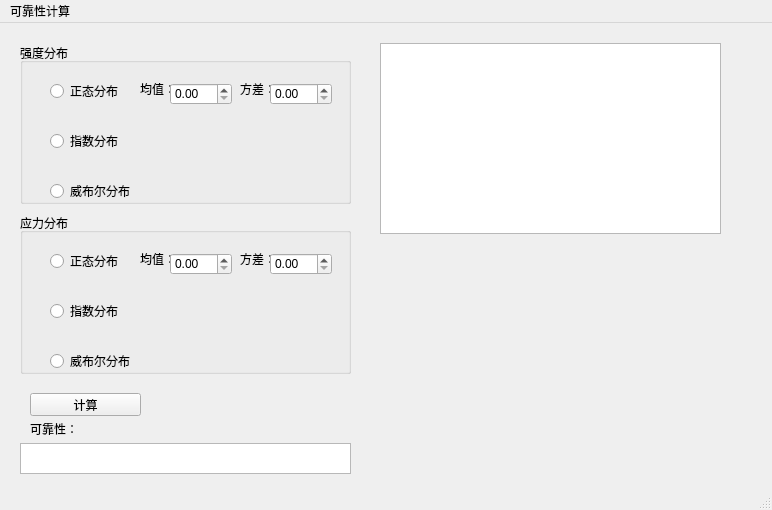
<?xml version="1.0" encoding="UTF-8"?>
<ui version="4.0">
 <class>MainWindow</class>
 <widget class="QMainWindow" name="MainWindow">
  <property name="geometry">
   <rect>
    <x>0</x>
    <y>0</y>
    <width>772</width>
    <height>510</height>
   </rect>
  </property>
  <property name="windowTitle">
   <string>可靠性</string>
  </property>
  <widget class="QWidget" name="centralwidget">
   <widget class="QGroupBox" name="groupBox">
    <property name="geometry">
     <rect>
      <x>20</x>
      <y>20</y>
      <width>331</width>
      <height>161</height>
     </rect>
    </property>
    <property name="title">
     <string>强度分布</string>
    </property>
    <widget class="QRadioButton" name="radioButton">
     <property name="geometry">
      <rect>
       <x>30</x>
       <y>40</y>
       <width>89</width>
       <height>16</height>
      </rect>
     </property>
     <property name="text">
      <string>正态分布</string>
     </property>
    </widget>
    <widget class="QRadioButton" name="radioButton_2">
     <property name="geometry">
      <rect>
       <x>30</x>
       <y>90</y>
       <width>89</width>
       <height>16</height>
      </rect>
     </property>
     <property name="text">
      <string>指数分布</string>
     </property>
    </widget>
    <widget class="QRadioButton" name="radioButton_3">
     <property name="geometry">
      <rect>
       <x>30</x>
       <y>140</y>
       <width>89</width>
       <height>16</height>
      </rect>
     </property>
     <property name="text">
      <string>威布尔分布</string>
     </property>
    </widget>
    <widget class="QLabel" name="label_2">
     <property name="geometry">
      <rect>
       <x>120</x>
       <y>40</y>
       <width>54</width>
       <height>12</height>
      </rect>
     </property>
     <property name="text">
      <string>均值：</string>
     </property>
    </widget>
    <widget class="QLabel" name="label_3">
     <property name="geometry">
      <rect>
       <x>220</x>
       <y>40</y>
       <width>54</width>
       <height>12</height>
      </rect>
     </property>
     <property name="text">
      <string>方差：</string>
     </property>
    </widget>
    <widget class="QDoubleSpinBox" name="doubleSpinBox_3">
     <property name="geometry">
      <rect>
       <x>150</x>
       <y>40</y>
       <width>62</width>
       <height>22</height>
      </rect>
     </property>
    </widget>
    <widget class="QDoubleSpinBox" name="doubleSpinBox_4">
     <property name="geometry">
      <rect>
       <x>250</x>
       <y>40</y>
       <width>62</width>
       <height>22</height>
      </rect>
     </property>
    </widget>
   </widget>
   <widget class="QGroupBox" name="groupBox_2">
    <property name="geometry">
     <rect>
      <x>20</x>
      <y>190</y>
      <width>331</width>
      <height>161</height>
     </rect>
    </property>
    <property name="title">
     <string>应力分布</string>
    </property>
    <widget class="QRadioButton" name="radioButton_4">
     <property name="geometry">
      <rect>
       <x>30</x>
       <y>40</y>
       <width>89</width>
       <height>16</height>
      </rect>
     </property>
     <property name="text">
      <string>正态分布</string>
     </property>
    </widget>
    <widget class="QRadioButton" name="radioButton_5">
     <property name="geometry">
      <rect>
       <x>30</x>
       <y>90</y>
       <width>89</width>
       <height>16</height>
      </rect>
     </property>
     <property name="text">
      <string>指数分布</string>
     </property>
    </widget>
    <widget class="QRadioButton" name="radioButton_6">
     <property name="geometry">
      <rect>
       <x>30</x>
       <y>140</y>
       <width>89</width>
       <height>16</height>
      </rect>
     </property>
     <property name="text">
      <string>威布尔分布</string>
     </property>
    </widget>
    <widget class="QLabel" name="label_4">
     <property name="geometry">
      <rect>
       <x>120</x>
       <y>40</y>
       <width>54</width>
       <height>12</height>
      </rect>
     </property>
     <property name="text">
      <string>均值：</string>
     </property>
    </widget>
    <widget class="QLabel" name="label_5">
     <property name="geometry">
      <rect>
       <x>220</x>
       <y>40</y>
       <width>54</width>
       <height>12</height>
      </rect>
     </property>
     <property name="text">
      <string>方差：</string>
     </property>
    </widget>
    <widget class="QDoubleSpinBox" name="doubleSpinBox">
     <property name="geometry">
      <rect>
       <x>150</x>
       <y>40</y>
       <width>62</width>
       <height>22</height>
      </rect>
     </property>
    </widget>
    <widget class="QDoubleSpinBox" name="doubleSpinBox_2">
     <property name="geometry">
      <rect>
       <x>250</x>
       <y>40</y>
       <width>62</width>
       <height>22</height>
      </rect>
     </property>
    </widget>
   </widget>
   <widget class="QGraphicsView" name="graphicsView_2">
    <property name="geometry">
     <rect>
      <x>380</x>
      <y>20</y>
      <width>341</width>
      <height>191</height>
     </rect>
    </property>
   </widget>
   <widget class="QLabel" name="label">
    <property name="geometry">
     <rect>
      <x>30</x>
      <y>400</y>
      <width>54</width>
      <height>12</height>
     </rect>
    </property>
    <property name="text">
     <string>可靠性：</string>
    </property>
   </widget>
   <widget class="QPushButton" name="pushButton">
    <property name="geometry">
     <rect>
      <x>30</x>
      <y>370</y>
      <width>111</width>
      <height>23</height>
     </rect>
    </property>
    <property name="text">
     <string>计算</string>
    </property>
   </widget>
   <widget class="QTextBrowser" name="textBrowser">
    <property name="geometry">
     <rect>
      <x>20</x>
      <y>420</y>
      <width>331</width>
      <height>31</height>
     </rect>
    </property>
   </widget>
  </widget>
  <widget class="QMenuBar" name="menubar">
   <property name="geometry">
    <rect>
     <x>0</x>
     <y>0</y>
     <width>772</width>
     <height>23</height>
    </rect>
   </property>
   <widget class="QMenu" name="menu">
    <property name="title">
     <string>可靠性计算</string>
    </property>
   </widget>
   <addaction name="menu"/>
  </widget>
  <widget class="QStatusBar" name="statusbar"/>
 </widget>
 <resources/>
 <connections>
  <connection>
   <sender>radioButton</sender>
   <signal>clicked()</signal>
   <receiver>doubleSpinBox_3</receiver>
   <slot>clear()</slot>
   <hints>
    <hint type="sourcelabel">
     <x>91</x>
     <y>89</y>
    </hint>
    <hint type="destinationlabel">
     <x>218</x>
     <y>92</y>
    </hint>
   </hints>
  </connection>
  <connection>
   <sender>radioButton</sender>
   <signal>clicked()</signal>
   <receiver>doubleSpinBox_4</receiver>
   <slot>clear()</slot>
   <hints>
    <hint type="sourcelabel">
     <x>59</x>
     <y>89</y>
    </hint>
    <hint type="destinationlabel">
     <x>282</x>
     <y>100</y>
    </hint>
   </hints>
  </connection>
  <connection>
   <sender>radioButton_4</sender>
   <signal>clicked()</signal>
   <receiver>doubleSpinBox</receiver>
   <slot>clear()</slot>
   <hints>
    <hint type="sourcelabel">
     <x>66</x>
     <y>261</y>
    </hint>
    <hint type="destinationlabel">
     <x>204</x>
     <y>270</y>
    </hint>
   </hints>
  </connection>
  <connection>
   <sender>radioButton_4</sender>
   <signal>clicked()</signal>
   <receiver>doubleSpinBox_2</receiver>
   <slot>clear()</slot>
   <hints>
    <hint type="sourcelabel">
     <x>56</x>
     <y>258</y>
    </hint>
    <hint type="destinationlabel">
     <x>284</x>
     <y>268</y>
    </hint>
   </hints>
  </connection>
 </connections>
</ui>
